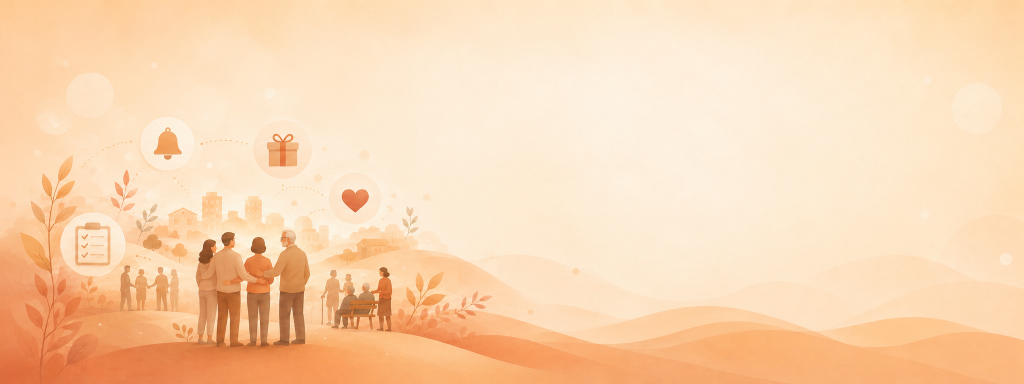
#> input picture frontend/src/assets/perf04-source-masters/admin-heroes/dashboard_hero.png, 2048 x 768 px (shown at 1/2 size); its folder holds 4 pictures in this run
$ python optimize-perf-04-images.py
#> lines starting #> are read from the running program, lines starting #| are printed output that depends on the picture
"""Generate deterministic local WebP variants for PERF-04.

Original source assets are intentionally retained as visual masters. Runtime
code references the generated variants.
"""

from pathlib import Path
from PIL import Image

ROOT = Path(__file__).resolve().parents[1]
HERO_DIR = ROOT / "public" / "admin-heroes"


def save_webp(source: Path, destination: Path, width: int | None, quality: int) -> None:
#> called with quality = 84
    with Image.open(source) as image:
#> image is the input picture: PIL image 2048x768 RGB; mean R, G, B 250, 213.7, 178
        image.load()
        if width and image.width > width:
            height = round(image.height * width / image.width)
            image = image.resize((width, height), Image.Resampling.LANCZOS)
        destination.parent.mkdir(parents=True, exist_ok=True)
        image.save(
            destination,
            "WEBP",
            quality=quality,
            method=6,
            exact=True,
        )


for source in sorted(HERO_DIR.glob("*.png")):
    save_webp(source, source.with_suffix(".webp"), None, 84)
    save_webp(source, source.with_name(f"{source.stem}-mobile.webp"), 960, 82)
#> call 2 of save_webp, with width = 960, quality = 82
#> in save_webp (call 2), `image = image.resize((width, height), Image.Resampling.LANCZOS)`:
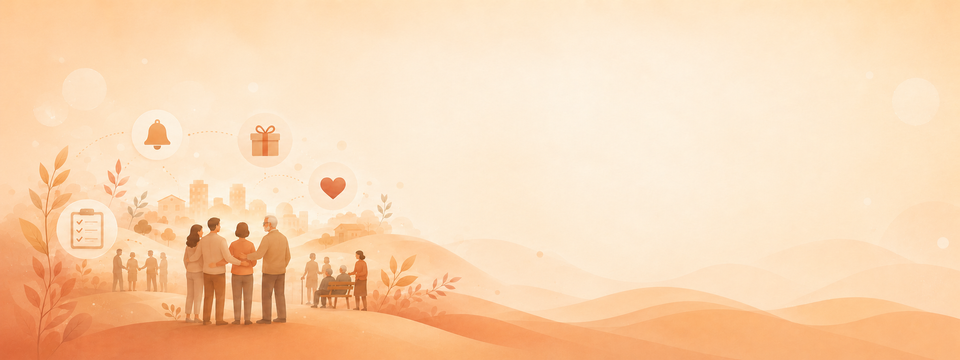
#> image: PIL image 960x360 RGB; mean R, G, B 250, 213.7, 178
#> pass 2 of the loop `for source in sorted(HERO_DIR.glob("*.png")):`:
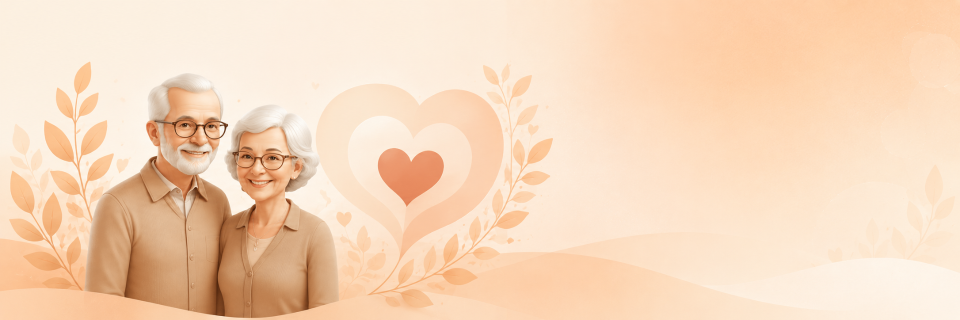
#> input picture frontend/src/assets/perf04-source-masters/admin-heroes/elderly-hero-bg.png, 1920 x 640 px (shown at 1/2 size)
#> in save_webp, image is the input picture: PIL image 1920x640 RGB; mean R, G, B 246.4, 215.4, 187.6
#> in save_webp (call 4), `image = image.resize((width, height), Image.Resampling.LANCZOS)`:
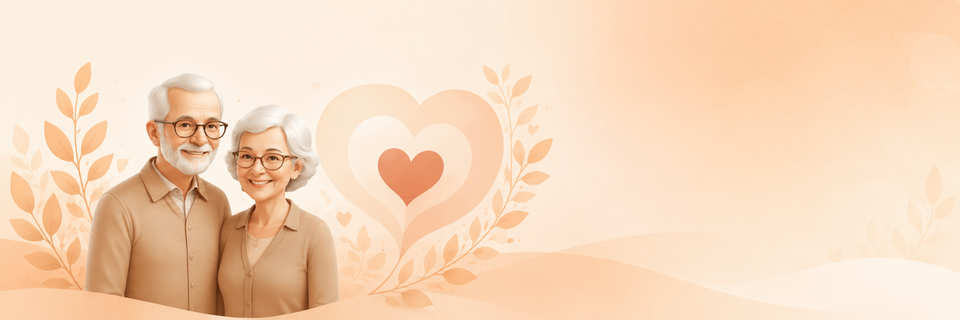
#> image: PIL image 960x320 RGB; mean R, G, B 246.3, 215.4, 187.6
#> pass 3 of the loop `for source in sorted(HERO_DIR.glob("*.png")):`:
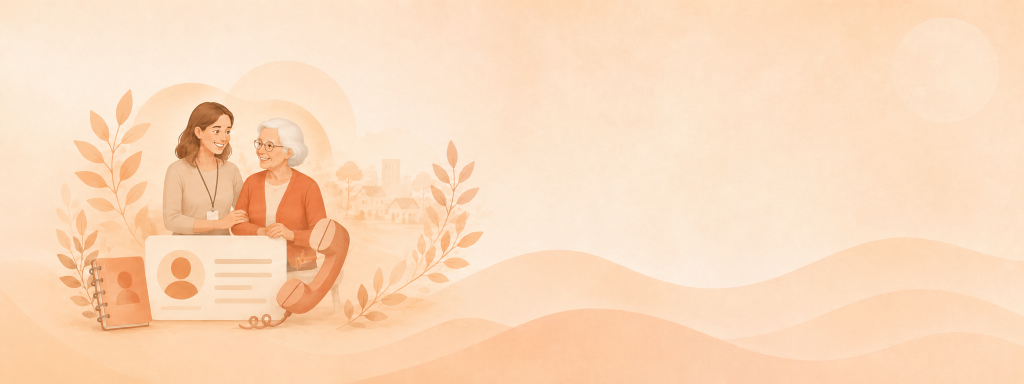
#> input picture frontend/src/assets/perf04-source-masters/admin-heroes/elderly_contacts_hero.png, 2048 x 768 px (shown at 1/2 size)
#> in save_webp, image is the input picture: PIL image 2048x768 RGB; mean R, G, B 251.3, 217.7, 187.6
#> in save_webp (call 6), `image = image.resize((width, height), Image.Resampling.LANCZOS)`:
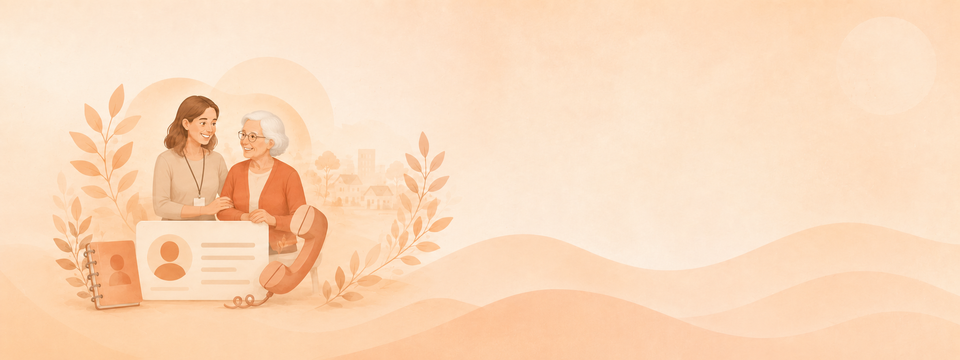
#> image: PIL image 960x360 RGB; mean R, G, B 251.3, 217.7, 187.6
#> the loop made 4 passes; the first 3 are shown

save_webp(ROOT / "src" / "assets" / "parliaments-hero.png",
          ROOT / "src" / "assets" / "parliaments-hero.webp", None, 84)
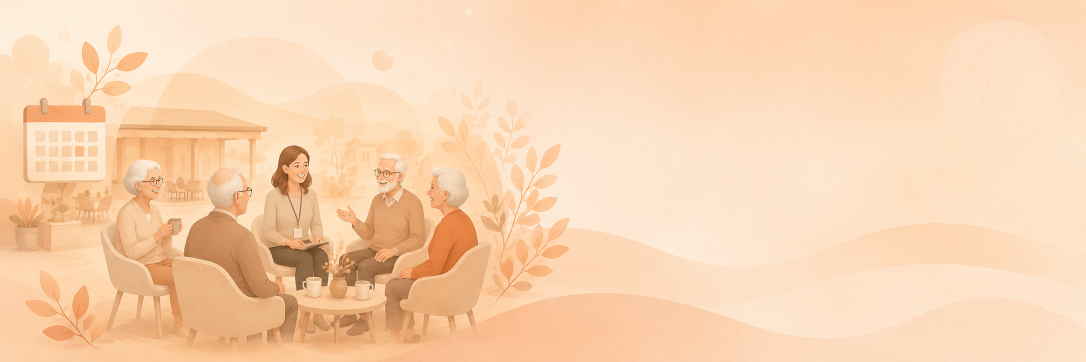
#> input picture frontend/src/assets/parliaments-hero.png, 2172 x 724 px (shown at 1/2 size)
#> in save_webp, image is the input picture: PIL image 2172x724 RGB; mean R, G, B 248.2, 210.9, 176.5
save_webp(ROOT / "src" / "assets" / "parliaments-hero.png",
          ROOT / "src" / "assets" / "parliaments-hero-mobile.webp", 960, 82)
#> in save_webp (call 10), `image = image.resize((width, height), Image.Resampling.LANCZOS)`:
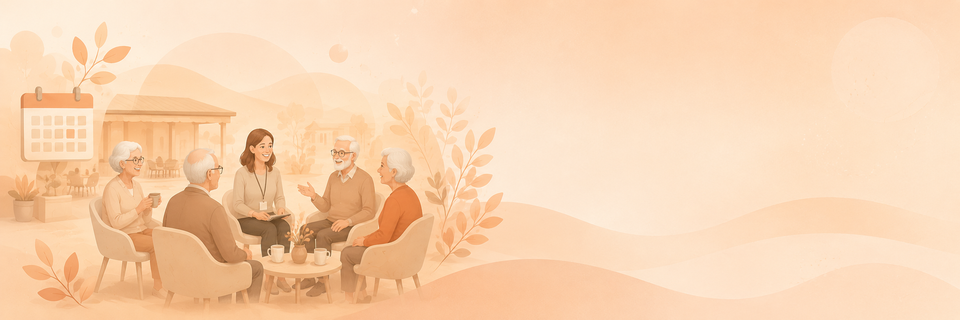
#> image: PIL image 960x320 RGB; mean R, G, B 248.2, 210.9, 176.5

# The logo is displayed at 420 CSS px or less. 840 px preserves a full 2x
# density on the largest placement while avoiding decoding a 2485 px bitmap.
#> (the run stopped early here; a loop or call above may not have finished)
